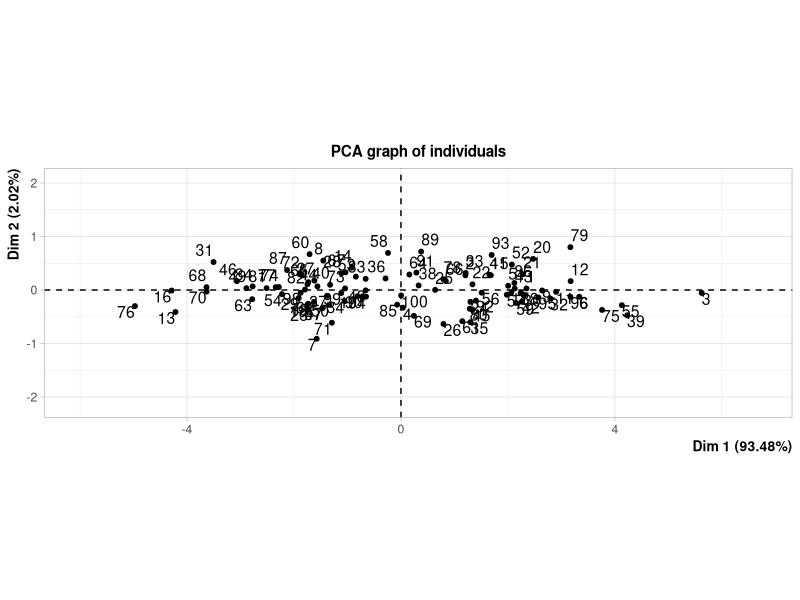
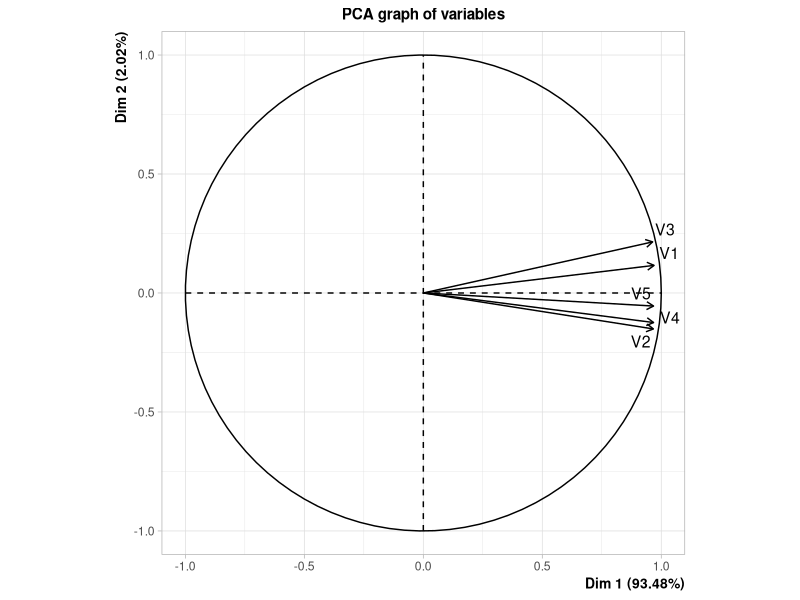
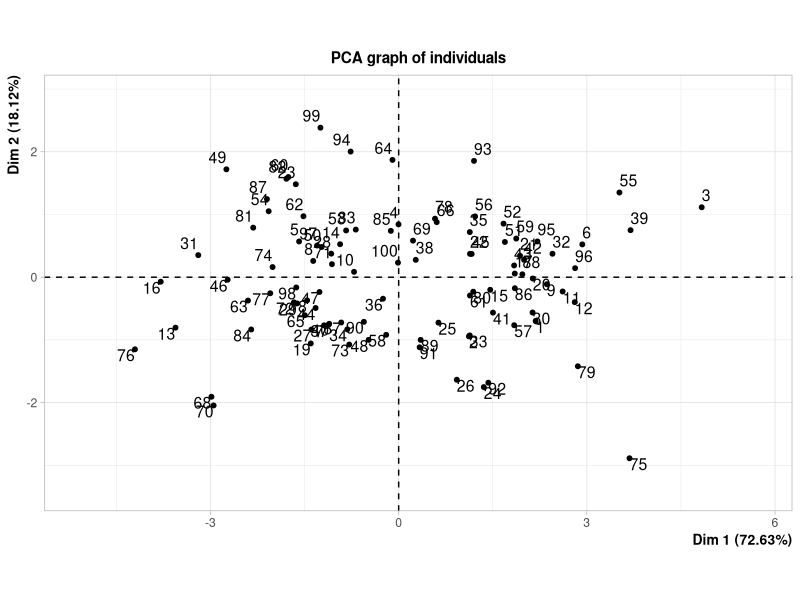
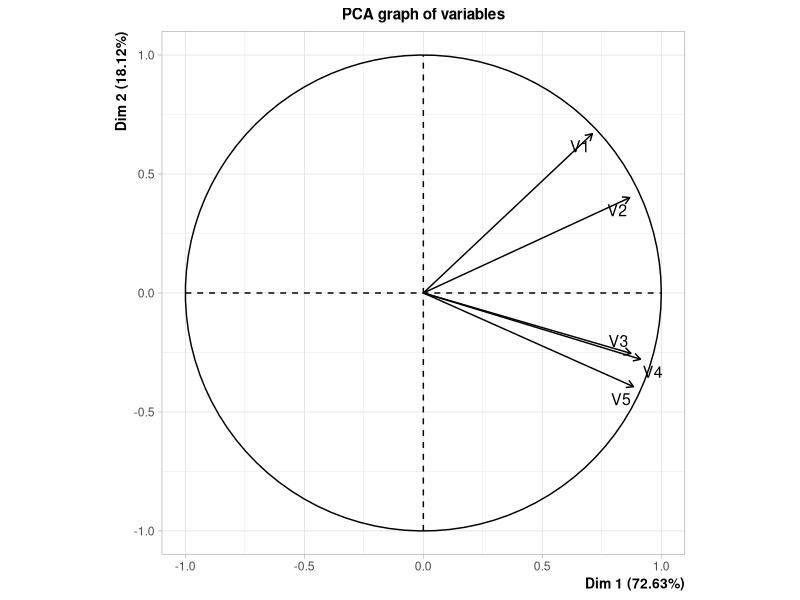
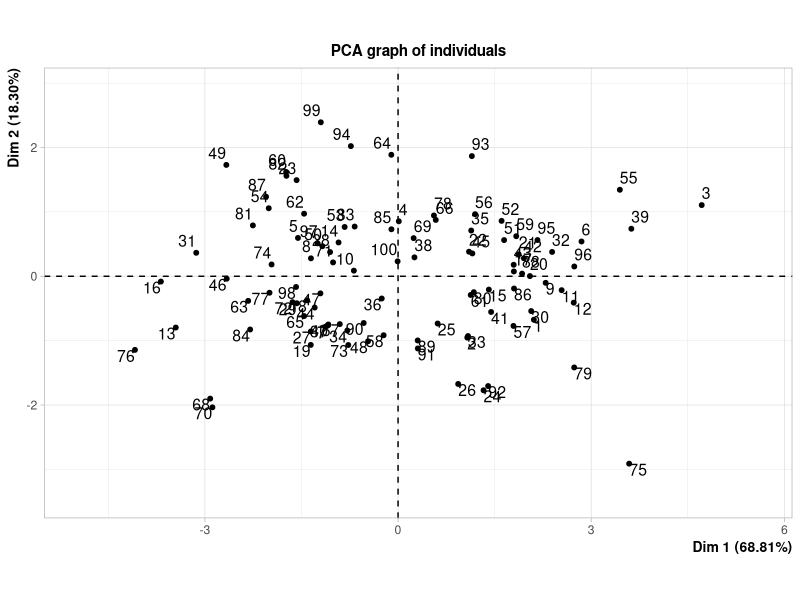
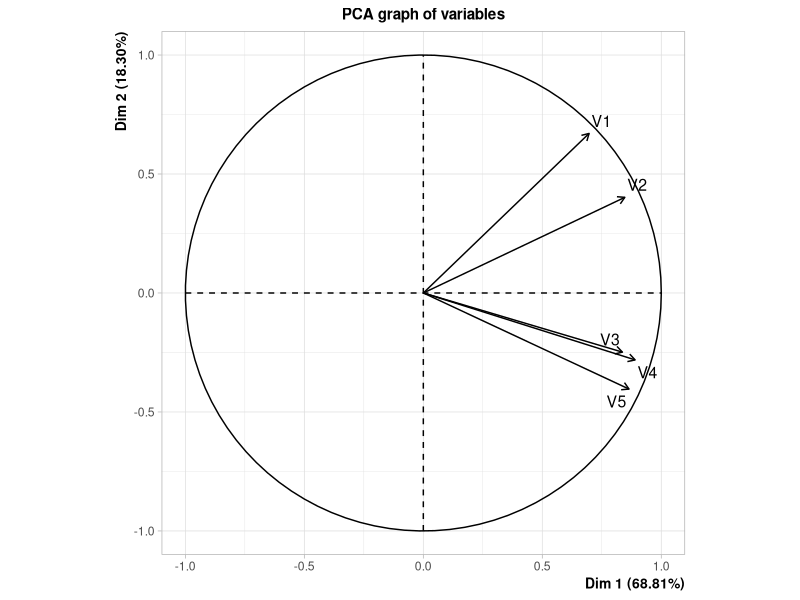
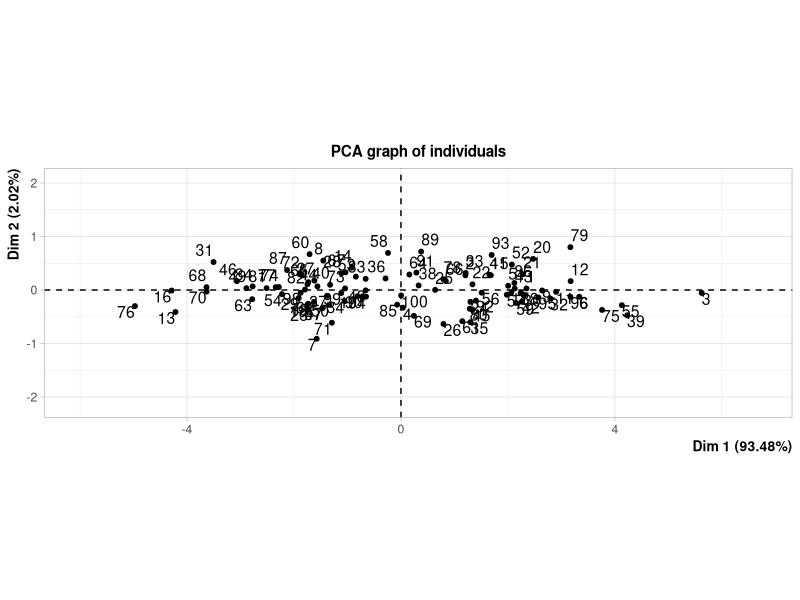
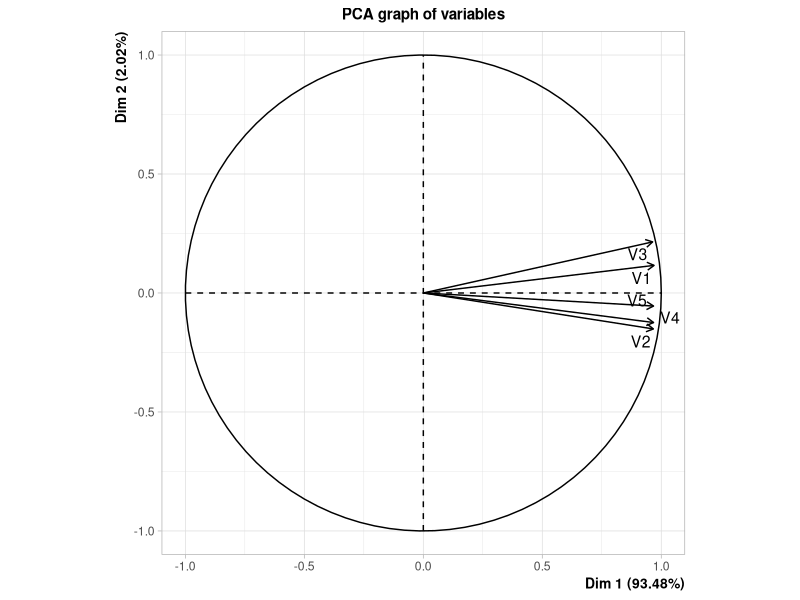

Write the R code that produced these figures, in order.
library(MASS)
library(FactoMineR)

#####
##### Setup
#####
numObs = 100
numVar = 5

u = rnorm(numObs, mean = 2, sd = 1)
b = mvrnorm(numObs, mu = rep(0, numVar), Sigma = diag(0.1, numVar))
x = u + b

xsvd = svd(x)

#####
##### Add noise to d
#####

epsilon = 2

## add noise
temp = rep(NA, 5)
temp[1] = xsvd$d[1]
for(i in 2:numVar){
    temp[i] = xsvd$d[i] + rexp(1, rate = epsilon/xsvd$d[i])
}
xE = (xsvd$u %*% diag(temp) %*% t(xsvd$v))
xEsvd = svd(xE)

## reverse noise
temp2 = rep(NA, 5)
temp2[1] = xEsvd$d[1]
for(i in 2:numVar){
    temp2[i] = xEsvd$d[i] - rexp(1, rate = epsilon/xEsvd$d[i])
}
xRev = (xEsvd$u %*% diag(temp2) %*% t(xEsvd$v))
xRsvd = svd(xRev)

## compare
xsvd$d
xEsvd$d
xRsvd$d

## u and v should be same within sign change
head(xsvd$u)
head(xEsvd$u)
head(xRsvd$u)
summary(xsvd$u[,5] + xEsvd$u[,4])

xsvd$v
xEsvd$v
xRsvd$v

## pca
xPC = PCA(x)
xRevPC = PCA(xRev)
xEPC = PCA(xE)

xPC$eig
xEPC$eig
xRevPC$eig

xPC$var$coord
xEPC$var$coord
xRevPC$var$coord

## risk
summary(x)
summary(xE)
summary(xRev)
summary(abs(x - xE))
summary(abs(x - xRev))



#####
##### Add noise to u
#####

epsilon = 0.25

## add noise
temp = matrix(NA, nrow = numObs, ncol = numVar)
temp[, 1] = xsvd$u[, 1]
for(i in 2:numVar){
    temp[, i] = xsvd$u[, i] + runif(numObs, min = -epsilon, max = epsilon)
}
xE = (temp %*% diag(xsvd$d) %*% t(xsvd$v))
xEsvd = svd(xE)

## reverse noise
temp2 = matrix(NA, nrow = numObs, ncol = numVar)
temp2[, 1] = xEsvd$u[, 1]
for(i in 2:numVar){
    temp2[, i] = xEsvd$u[, i] - runif(numObs, min = -epsilon, max = epsilon)
}
xRev = (temp %*% diag(xEsvd$d) %*% t(xEsvd$v))
xRsvd = svd(xRev)

## compare
xsvd$d
xEsvd$d
xRsvd$d

## 
head(xsvd$u)
head(xEsvd$u)
head(xRsvd$u)
summary(xsvd$u)
summary(xEsvd$u)
summary(xRsvd$u)
summary(xsvd$u[,5] + xEsvd$u[,4])

xsvd$v
xEsvd$v
xRsvd$v

## pca
xPC = PCA(x)
xRevPC = PCA(xRev)
xEPC = PCA(xE)

xPC$eig
xEPC$eig
xRevPC$eig

xPC$var$coord
xEPC$var$coord
xRevPC$var$coord

## utility
summary(abs(xPC$var$coord[,1] - xEPC$var$coord[,1]))

## risk
summary(rowMeans(abs(x - xE)))


summary(x)
summary(xE)
summary(xRev)
summary(abs(x - xE))
summary(abs(x - xRev))


#####
##### Simulation
#####

outRisk = data.frame(matrix(NA, nrow = 300, ncol = 10))
outUtil = data.frame(matrix(NA, nrow = 300, ncol = 10))
#epsilon = c(0.001, 0.025, 0.05, 0.1, 0.2, 0.25, 0.4, 0.5, 0.75, 1)
#alpha = c(25, 10, 5, 4, 3, 2, 1, 0.5, 0.25, 0.1)
epsilon = c(1.5, 3, 5, 10, 25)
alpha = c(0.05, 0.025, 0.01, 0.005, 0.001)

numObs = 100
numVar = 5

#p = 1
#N = 1

for(p in 1:5){
    for(N in 1:100){
        u = rnorm(numObs, mean = 2, sd = 1)
        b = mvrnorm(numObs, mu = rep(0, numVar), Sigma = diag(0.1, numVar))
        x = u + b
        xsvd = svd(x)
        
        ## add noise
        temp = rep(NA, 5)
        temp[1] = xsvd$d[1]
        for(i in 2:numVar){
            temp[i] = xsvd$d[i] + rexp(1, rate = alpha[p]/xsvd$d[i])
        }
        xE = (xsvd$u %*% diag(temp) %*% t(xsvd$v))
        xEsvd = svd(xE)
        
        ## reverse noise
        temp2 = rep(NA, 5)
        temp2[1] = xEsvd$d[1]
        for(i in 2:numVar){
            temp2[i] = xEsvd$d[i] - rexp(1, rate = alpha[p]/xEsvd$d[i])
        }
        xRev = (xEsvd$u %*% diag(temp2) %*% t(xEsvd$v))
        
        xPC = PCA(x, graph = F)
        xRevPC = PCA(xRev, graph = F)
        xEPC = PCA(xE, graph = F)
        
        ####
        ## utility
        outUtil[N, p] = mean(abs(xPC$var$coord[,1] - xEPC$var$coord[,1]))
        outUtil[N + 100, p] = mean(abs(xPC$var$coord[,1] - xRevPC$var$coord[,1]))
        
        ## risk
        outRisk[N, p] = mean(rowMeans(abs(x - xE)))
        outRisk[N + 100, p] = mean(rowMeans(abs(x - xRev)))
        
        ##
        ##
        ## add noise
        temp = matrix(NA, nrow = numObs, ncol = numVar)
        temp[, 1] = xsvd$u[, 1]
        for(i in 2:numVar){
            temp[, i] = xsvd$u[, i] + runif(numObs, min = -epsilon[p], max = epsilon[p])
        }
        xE = (temp %*% diag(xsvd$d) %*% t(xsvd$v))
        
        xPC = PCA(x, graph = F)
        xEPC = PCA(xE, graph = F)
        
        ####
        ## utility
        outUtil[N + 200, p] = mean(abs(xPC$var$coord[,1] - xEPC$var$coord[,1]))
        
        ## risk
        outRisk[N + 200, p] = mean(rowMeans(abs(x - xE)))
        
        cat(p, N, '\n')
    }
}

riskHold = outRisk
utilHold = outUtil

combRisk = cbind(riskHold, outRisk[,1:5])
combUtil = cbind(utilHold, outUtil[,1:5])

#####
##### Summarize
#####
RUplot = data.frame(matrix(NA, ncol = 3, nrow = 45))
colnames(RUplot) = c("Risk", "Utility", "Type")
RUplot$Risk = c(scale(colMeans(combRisk[1:100,])), scale(colMeans(combRisk[101:200,])), 
                scale(colMeans(combRisk[201:300,])) )
RUplot$Utility = c(scale(colMeans(combUtil[1:100,])), scale(colMeans(combUtil[101:200,])), 
                   scale(colMeans(combUtil[201:300,])) )
RUplot$Type = rep(c("NoisyD", "ReverseD", "NoisyU"), each = 15)

RUplot$Risk = c(colMeans(combRisk[1:100,]), colMeans(combRisk[101:200,]), 
                colMeans(combRisk[201:300,]) )
RUplot$Utility = c(colMeans(combUtil[1:100,]), colMeans(combUtil[101:200,]), 
                   colMeans(combUtil[201:300,]) )

library(ggplot2)
p1 = ggplot(data = RUplot[c(1:13,31:43),], aes(x = -Risk, y = -Utility, color = Type)) + 
    geom_line() + geom_point()
p1

p2 = ggplot(data = RUplot[c(16:23,31:38),], aes(x = -Risk, y = -Utility, color = Type)) + 
    geom_line() + geom_point()
p2

p3 = ggplot(data = RUplot[c(1:8,16:23),], aes(x = -Risk, y = -Utility, color = Type)) + 
    geom_line() + geom_point()
p3
